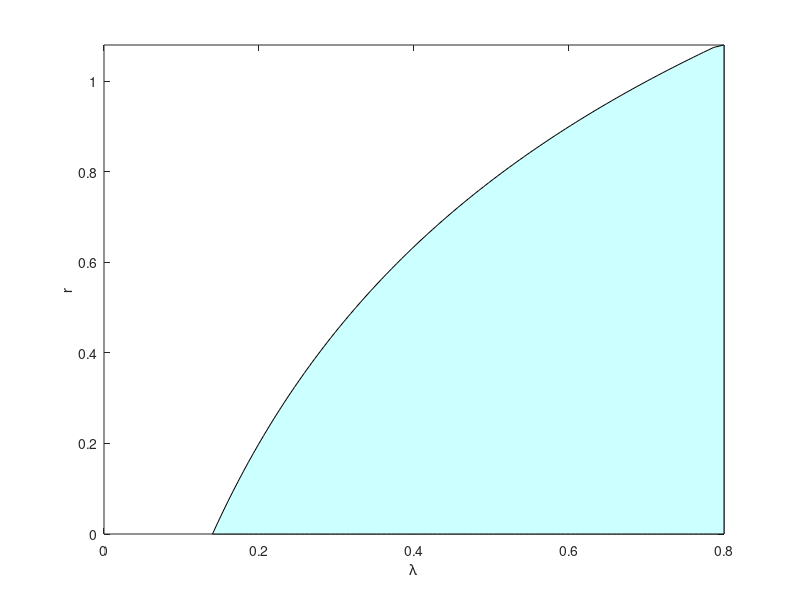

Write the MATLAB code that produced this figure.
clearvars;
clc;
A = 3;
d = 0.3;
g = 0.8;
n = 100;
dl = 0.66/n;
l(1) = 0.14;
for i = 1:n
    r1(i) = (2*A*l(i) + (d+g)*(2*d+g) -(2*d+g)*sqrt(4*A*l(i)+(d+g)^2))/(2*l(i));
    l(i+1) = l(i) + dl;
end
l(i) = [];
area(l,r1, 'FaceColor',[.8 1 1]);
xlabel('\lambda');
ylabel('r');
xlim([0 0.8]);
ylim([0 1.0803]);

